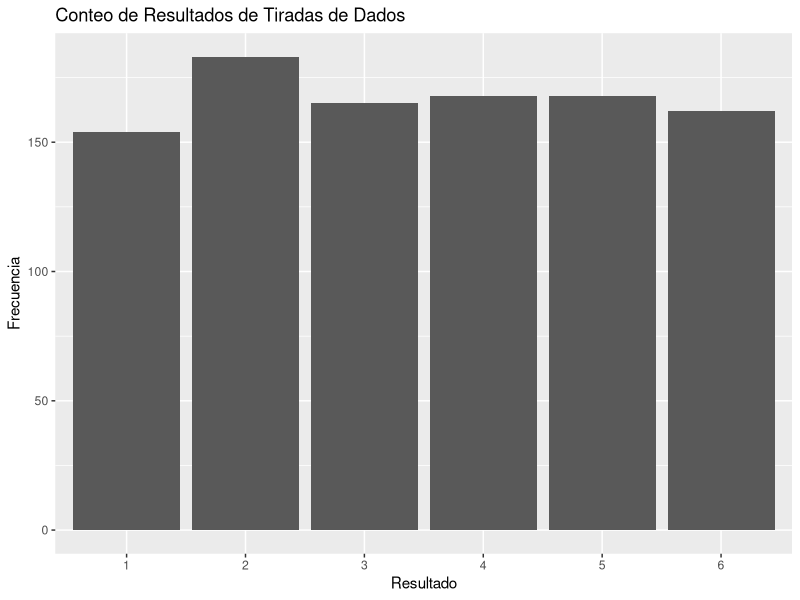
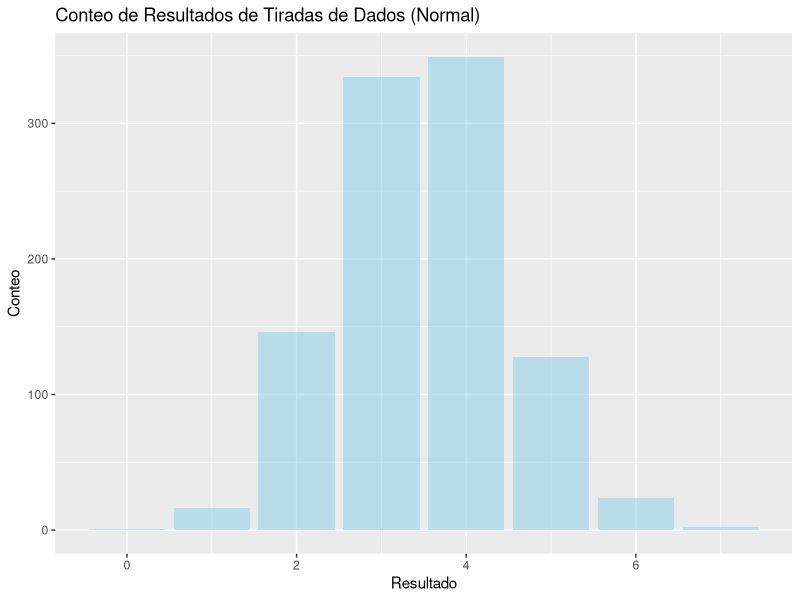

Reproduce these figures in R, in order.
## ---- chunk 1
library(ggplot2)

# TIRADAS DE DADOS
generar_tiradas_dados <- function(numero_tiradas, numero_dados = 1, caras_dado = 6) {
  
  resultados <- data.frame(matrix(NA, nrow = numero_tiradas, ncol = numero_dados))
  
  colnames(resultados) <- paste0("Dado_", 1:numero_dados)
  
  for (i in 1:numero_dados) {
    resultados[, i] <- sample(1:caras_dado, numero_tiradas, replace = TRUE)
  }
    return(resultados)
}
## ---- chunk 2
tiradas <- generar_tiradas_dados(numero_tiradas = 1000, numero_dados = 1, caras_dado = 6)
## ---- chunk 3
conteo_resultados <- as.data.frame(table(unlist(tiradas)))

# Renombrar las columnas
colnames(conteo_resultados) <- c("Resultado", "Frecuencia")

# Crear el gráfico de barras con ggplot2
ggplot(conteo_resultados, aes(x = Resultado, y = Frecuencia)) +
  geom_bar(stat = "identity") +
  labs(title = "Conteo de Resultados de Tiradas de Dados",
       x = "Resultado",
       y = "Frecuencia")

## ---- chunk 4
print(tiradas)
## ---- chunk 5
generar_tiradas_dados_normal <- function(numero_tiradas, numero_dados = 1, media = 3.5, desviacion = 1) {
  
  resultados <- data.frame(matrix(NA, nrow = numero_tiradas, ncol = numero_dados))
  
  # NOMBRAR COLUMNAS
  colnames(resultados) <- paste0("Dado_", 1:numero_dados)
  
  # Realizar las tiradas de dados
  for (i in 1:numero_dados) {
    resultados[, i] <- round(rnorm(numero_tiradas, mean = media, sd = desviacion))
  }
  
  return(resultados)
}

# GENERAMOS TIRADAS CON DISTRIBUCION NORMAL
tiradas_normal <- generar_tiradas_dados_normal(1000, 1, 3.5, 1)

# Crear el gráfico de conteo con ggplot2
ggplot(data.frame(Resultado = unlist(tiradas_normal)), aes(x = Resultado)) +
  geom_bar(fill = "skyblue", alpha = 0.5) +
  labs(title = "Conteo de Resultados de Tiradas de Dados (Normal)",
       x = "Resultado",
       y = "Conteo")


## ---- chunk 6
print(tiradas)
